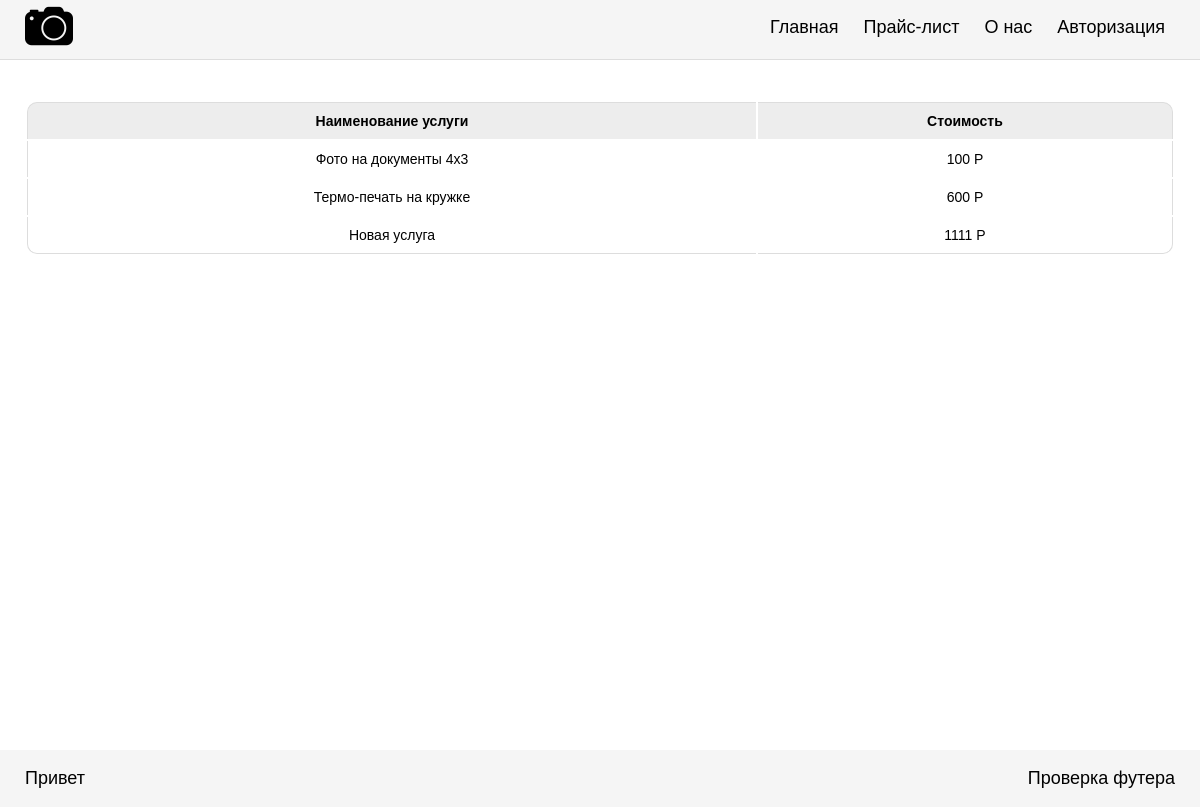
The page /price/ on the database its author committed.
### kopykop/models.py (models this page shows, shortened)
class PriceList(models.Model):
    name = models.CharField(max_length=100, verbose_name="Наименование услуги", null=True, blank=True)
    count = models.CharField(max_length=10, verbose_name="Стоимость", null=True, blank=True)
    class Meta:
        ordering = ('id', )
        verbose_name = 'Услуга'
        verbose_name_plural = 'Услуги'

### kopykop/views.py (the view)
# urls.py: path('price/', views.price, name = 'price' ),
def price(request):
    price = PriceList.objects.all()
    return render(request, 'price.html', {'price':price})

### templates/price.html (shortened to what this page needs)
<!DOCTYPE html>
<html lang="en">
<head>
    {% load static %}
    <link rel="stylesheet" href="{% static 'css/style.css' %}">
</head>
<body>
<header>
{% include 'header.html' %}
</header>
<div class="container-price">
    <table class="table">
	<thead>
		<tr>
			<th>Наименование услуги</th>
			<th>Стоимость</th>
		</tr>
	</thead>
	<tbody>
		{% for el in price %}
		<tr>
			<td>{{ el.name }}</td>
			<td>{{ el.count }} Р</td>
		</tr>
		{% endfor %}
	</tbody>
	</table>
</div>
{% include 'footer.html' %}
</body>
</html>

### kopykop/static/css/style.css (style rules this page uses)
* { box-sizing: border-box; }
html, body { padding: 0; margin: 0; font-family: "Source Sans Pro", Arial, sans-serif; font-weight: normal; font-size: 18px; }
header { width: 100%; min-height: 60px; display: flex; justify-content: center; position: relative; background-color: #f5f5f5; border-bottom: 1px solid #ddd; }
.container-price { display: block; width: 100%; max-width: 1150px; margin: 0 auto; padding-top: 20px; overflow-x: auto; min-height: calc(100vh - 120px); }
.table { width: 100%; min-width: 1100px; border: none; margin-bottom: 20px; margin-top: 20px; border-collapse: separate; min-width: 300px; }
.table thead th { font-weight: bold; text-align: center; border: none; padding: 10px 15px; background: #EDEDED; font-size: 14px; border-top: 1px solid #ddd; vertical-align: middle; }
.table tr th:first-child, .table tr td:first-child { border-left: 1px solid #ddd; }
.table tr th:last-child, .table tr td:last-child { border-right: 1px solid #ddd; }
.table thead tr th:first-child { border-radius: 10px 0 0 0; }
.table thead tr th:last-child { border-radius: 0 10px 0 0; }
.table tbody td { text-align: center; border: 1 px solid #C0C0C0; padding: 10px 15px; font-size: 14px; vertical-align: middle; word-break: break-word; }
.table tbody tr:last-child td { border-bottom: 1px solid #ddd; }
.table tbody tr:last-child td:first-child { border-radius: 0 0 0 10px; }
.table tbody tr:last-child td:last-child { border-radius: 0 0 10px 0; }

### rows shown on the page
PriceList: name "Фото на документы 4x3", count "100"
PriceList: name "Термо-печать на кружке", count "600"
PriceList: name "Новая услуга", count "1111"
